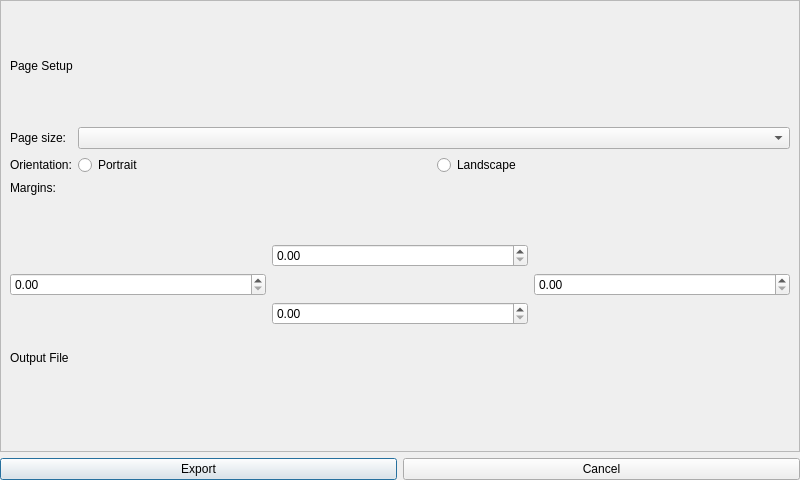
<?xml version="1.0" encoding="UTF-8"?>
<ui version="4.0">
 <class>expDialog</class>
 <widget class="QDialog" name="expDialog">
  <property name="geometry">
   <rect>
    <x>0</x>
    <y>0</y>
    <width>800</width>
    <height>480</height>
   </rect>
  </property>
  <property name="windowTitle">
   <string>Dialog</string>
  </property>
  <layout class="QVBoxLayout" name="verticalLayout">
   <property name="margin">
    <number>0</number>
   </property>
   <item>
    <widget class="QScrollArea" name="scrollArea">
     <property name="widgetResizable">
      <bool>true</bool>
     </property>
     <widget class="QWidget" name="scrollAreaWidgetContents">
      <property name="geometry">
       <rect>
        <x>0</x>
        <y>0</y>
        <width>798</width>
        <height>443</height>
       </rect>
      </property>
      <layout class="QVBoxLayout" name="verticalLayout_4">
       <item>
        <layout class="QVBoxLayout" name="verticalLayout_2">
         <item>
          <widget class="QLabel" name="label">
           <property name="text">
            <string>Page Setup</string>
           </property>
          </widget>
         </item>
        </layout>
       </item>
       <item>
        <layout class="QFormLayout" name="formLayout">
         <item row="0" column="0">
          <widget class="QLabel" name="label_2">
           <property name="text">
            <string>Page size:</string>
           </property>
          </widget>
         </item>
         <item row="0" column="1">
          <widget class="QComboBox" name="comboBox_pagesize"/>
         </item>
         <item row="1" column="0">
          <widget class="QLabel" name="label_3">
           <property name="text">
            <string>Orientation:</string>
           </property>
          </widget>
         </item>
         <item row="1" column="1">
          <layout class="QHBoxLayout" name="horizontalLayout_2">
           <item>
            <widget class="QRadioButton" name="radioButton_portrait">
             <property name="text">
              <string>Portrait</string>
             </property>
             <attribute name="buttonGroup">
              <string>buttonGroup</string>
             </attribute>
            </widget>
           </item>
           <item>
            <widget class="QRadioButton" name="radioButton_landsape">
             <property name="text">
              <string>Landscape</string>
             </property>
             <attribute name="buttonGroup">
              <string>buttonGroup</string>
             </attribute>
            </widget>
           </item>
          </layout>
         </item>
         <item row="2" column="0">
          <widget class="QLabel" name="label_4">
           <property name="text">
            <string>Margins:</string>
           </property>
          </widget>
         </item>
        </layout>
       </item>
       <item>
        <layout class="QGridLayout" name="gridLayout">
         <item row="1" column="0">
          <widget class="QDoubleSpinBox" name="doubleSpinBox_leftmargin"/>
         </item>
         <item row="1" column="2">
          <widget class="QDoubleSpinBox" name="doubleSpinBox_rightmargin"/>
         </item>
         <item row="2" column="1">
          <widget class="QDoubleSpinBox" name="doubleSpinBox_bottommargin"/>
         </item>
         <item row="0" column="1">
          <widget class="QDoubleSpinBox" name="doubleSpinBox_topmargin"/>
         </item>
        </layout>
       </item>
       <item>
        <layout class="QVBoxLayout" name="verticalLayout_3">
         <item>
          <widget class="QLabel" name="label_5">
           <property name="text">
            <string>Output File</string>
           </property>
          </widget>
         </item>
         <item>
          <widget class="FileSelectWidget" name="widget_fileselect" native="true"/>
         </item>
        </layout>
       </item>
      </layout>
     </widget>
    </widget>
   </item>
   <item>
    <layout class="QHBoxLayout" name="horizontalLayout">
     <item>
      <widget class="QPushButton" name="pushButton_export">
       <property name="text">
        <string>Export</string>
       </property>
      </widget>
     </item>
     <item>
      <widget class="QPushButton" name="pushButton_cancel">
       <property name="text">
        <string>Cancel</string>
       </property>
      </widget>
     </item>
    </layout>
   </item>
  </layout>
 </widget>
 <customwidgets>
  <customwidget>
   <class>FileSelectWidget</class>
   <extends>QWidget</extends>
   <header>src/fileselectwidget.h</header>
   <container>1</container>
  </customwidget>
 </customwidgets>
 <resources/>
 <connections>
  <connection>
   <sender>pushButton_export</sender>
   <signal>clicked()</signal>
   <receiver>expDialog</receiver>
   <slot>accept()</slot>
   <hints>
    <hint type="sourcelabel">
     <x>163</x>
     <y>457</y>
    </hint>
    <hint type="destinationlabel">
     <x>319</x>
     <y>239</y>
    </hint>
   </hints>
  </connection>
  <connection>
   <sender>pushButton_cancel</sender>
   <signal>clicked()</signal>
   <receiver>expDialog</receiver>
   <slot>reject()</slot>
   <hints>
    <hint type="sourcelabel">
     <x>476</x>
     <y>457</y>
    </hint>
    <hint type="destinationlabel">
     <x>319</x>
     <y>239</y>
    </hint>
   </hints>
  </connection>
 </connections>
 <buttongroups>
  <buttongroup name="buttonGroup"/>
 </buttongroups>
</ui>
